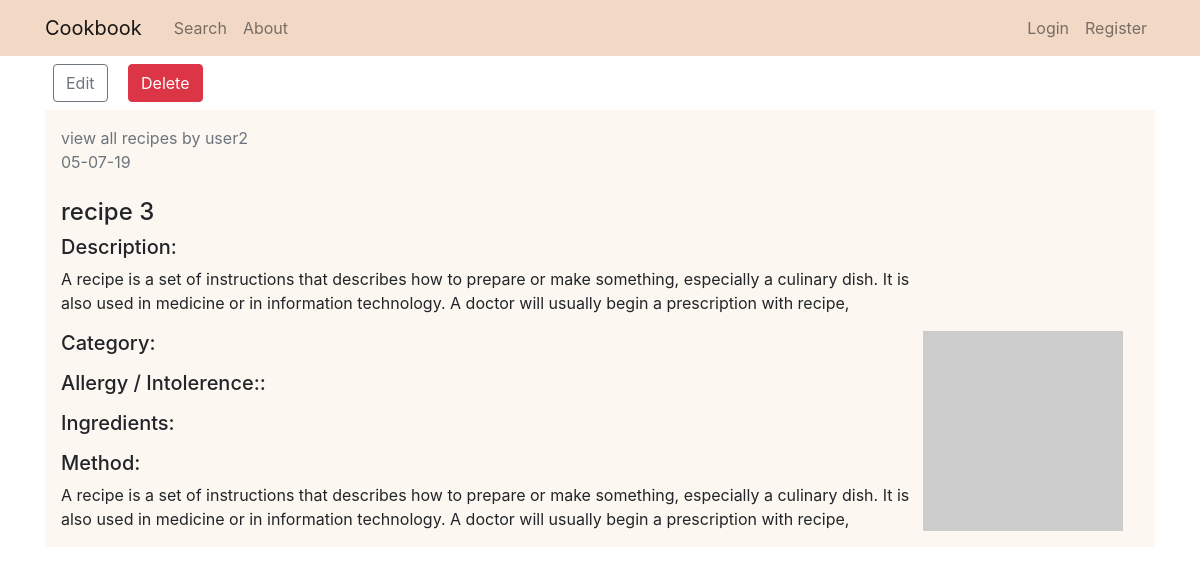
/recipe/3, run on the app's committed database.
### cookbook/models.py (models this page shows, shortened)
class User(db.Model, UserMixin):
    id = db.Column(db.Integer, primary_key=True)
    username = db.Column(db.String(15), unique=True, nullable=False)
    email = db.Column(db.String(120), unique=True, nullable=False)
    password = db.Column(db.String(60), nullable=False)
    recipes = db.relationship('Recipe', backref='author', lazy=True)

class Recipe(db.Model):
    id = db.Column(db.Integer, primary_key=True)
    title = db.Column(db.String(100), nullable=False)
    category = db.Column(db.String(100), nullable=False, default='')
    requirement = db.Column(db.String(100), nullable=False, default='')
    ingredients = db.Column(db.Text, nullable=False, default='')
    date = db.Column(db.DateTime, nullable=False, default=datetime.utcnow)
    description = db.Column(db.Text, nullable=False, default='')
    method = db.Column(db.Text, nullable=False, default='')
    picture = db.Column(db.String(150), nullable=False, default='https://dummyimage.com/300')
    user_id = db.Column(db.Integer, db.ForeignKey('user.id'), nullable=False) # foreign key to the author of the recipe

### cookbook/routes.py (the view)
@app.route("/recipe/<int:recipe_id>")
def recipe(recipe_id):
    recipe = Recipe.query.get_or_404(recipe_id)
    return render_template('recipe.html', recipe=recipe)

### cookbook/templates/recipe.html (shortened to what this page needs)
{% extends "main.html" %}
{% block content %}
<div>
    <a class="btn btn-outline-secondary m-2" href="{{ url_for('edit_recipe', recipe_id=recipe.id ) }}">Edit</a>
    <button type="button" class="btn btn-danger m-2" data-toggle="modal" data-target="#exampleModal">
        Delete
    </button>
</div>
<div class="media">
    <div class="media-body">
        <a class="text-muted"href="{{ url_for('user_recipes', username=recipe.author.username ) }}">view all recipes by {{ recipe.author.username }}</a>
        <p class="text-muted">{{ recipe.date.strftime('%d-%m-%y') }}</p>
        <h4 class="mt-4">{{ recipe.title }}</h4>
        <h5>Description:</h5>
        <p>{{ recipe.description }}</p>
        <h5>Category:</h5>
        <h5>Allergy / Intolerence::</h5>
        <h5>Ingredients:</h5>
        <h5>Method:</h5>
        <p class="mb-0">{{ recipe.method }}</p>
    </div>
    <img src="{{ recipe.picture }}" class="align-self-end mr-3" alt="..." height="200">
</div>
{% endblock content %}

### cookbook/static/css/style.css (style rules this page uses)
.media { background-color: rgb(252, 247, 240); padding: 1rem; }

### data on the page
User: author.username "user2"
Recipe: date "05-07-19", title "recipe 3", description "A recipe is a set of instructions that describes how to prepare or make something, especially a culinary dish. It is also used in medicine or in information technology. A doctor will usually begin a prescription with recipe,", method "A recipe is a set of instructions that describes how to prepare or make something, especially a culinary dish. It is also used in medicine or in information technology. A doctor will usually begin a prescription with recipe,"
